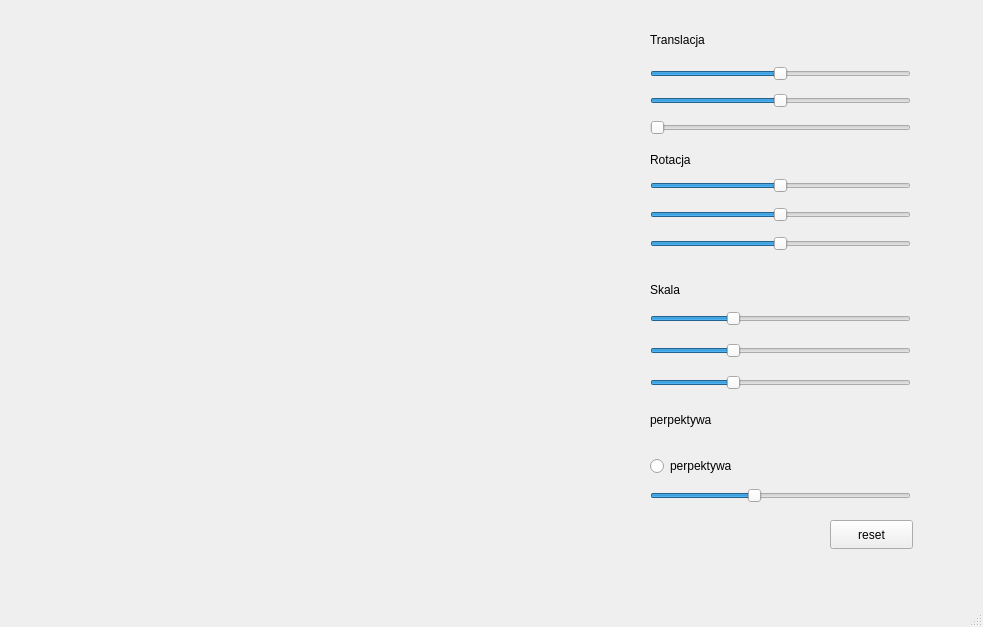
<?xml version="1.0" encoding="UTF-8"?>
<ui version="4.0">
 <class>MainWindow</class>
 <widget class="QMainWindow" name="MainWindow">
  <property name="geometry">
   <rect>
    <x>0</x>
    <y>0</y>
    <width>983</width>
    <height>627</height>
   </rect>
  </property>
  <property name="windowTitle">
   <string>MainWindow</string>
  </property>
  <widget class="QWidget" name="centralwidget">
   <widget class="Ekran" name="widget" native="true">
    <property name="geometry">
     <rect>
      <x>30</x>
      <y>30</y>
      <width>602</width>
      <height>526</height>
     </rect>
    </property>
   </widget>
   <widget class="QWidget" name="verticalLayoutWidget">
    <property name="geometry">
     <rect>
      <x>650</x>
      <y>60</y>
      <width>261</width>
      <height>81</height>
     </rect>
    </property>
    <layout class="QVBoxLayout" name="verticalLayout">
     <item>
      <widget class="QSlider" name="horizontalSlider">
       <property name="minimum">
        <number>-1500</number>
       </property>
       <property name="maximum">
        <number>1500</number>
       </property>
       <property name="orientation">
        <enum>Qt::Horizontal</enum>
       </property>
      </widget>
     </item>
     <item>
      <widget class="QSlider" name="horizontalSlider_2">
       <property name="minimum">
        <number>-1500</number>
       </property>
       <property name="maximum">
        <number>1500</number>
       </property>
       <property name="orientation">
        <enum>Qt::Horizontal</enum>
       </property>
      </widget>
     </item>
     <item>
      <widget class="QSlider" name="horizontalSlider_8">
       <property name="minimum">
        <number>100</number>
       </property>
       <property name="maximum">
        <number>1500</number>
       </property>
       <property name="orientation">
        <enum>Qt::Horizontal</enum>
       </property>
      </widget>
     </item>
    </layout>
   </widget>
   <widget class="QWidget" name="verticalLayoutWidget_2">
    <property name="geometry">
     <rect>
      <x>650</x>
      <y>170</y>
      <width>261</width>
      <height>91</height>
     </rect>
    </property>
    <layout class="QVBoxLayout" name="verticalLayout_2">
     <item>
      <widget class="QSlider" name="horizontalSlider_3">
       <property name="minimum">
        <number>-360</number>
       </property>
       <property name="maximum">
        <number>360</number>
       </property>
       <property name="orientation">
        <enum>Qt::Horizontal</enum>
       </property>
      </widget>
     </item>
     <item>
      <widget class="QSlider" name="horizontalSlider_6">
       <property name="minimum">
        <number>-360</number>
       </property>
       <property name="maximum">
        <number>360</number>
       </property>
       <property name="orientation">
        <enum>Qt::Horizontal</enum>
       </property>
      </widget>
     </item>
     <item>
      <widget class="QSlider" name="horizontalSlider_7">
       <property name="minimum">
        <number>-360</number>
       </property>
       <property name="maximum">
        <number>360</number>
       </property>
       <property name="orientation">
        <enum>Qt::Horizontal</enum>
       </property>
      </widget>
     </item>
    </layout>
   </widget>
   <widget class="QWidget" name="verticalLayoutWidget_3">
    <property name="geometry">
     <rect>
      <x>650</x>
      <y>300</y>
      <width>261</width>
      <height>101</height>
     </rect>
    </property>
    <layout class="QVBoxLayout" name="verticalLayout_3">
     <item>
      <widget class="QSlider" name="horizontalSlider_4">
       <property name="minimum">
        <number>1</number>
       </property>
       <property name="maximum">
        <number>30</number>
       </property>
       <property name="value">
        <number>10</number>
       </property>
       <property name="orientation">
        <enum>Qt::Horizontal</enum>
       </property>
      </widget>
     </item>
     <item>
      <widget class="QSlider" name="horizontalSlider_5">
       <property name="minimum">
        <number>1</number>
       </property>
       <property name="maximum">
        <number>30</number>
       </property>
       <property name="value">
        <number>10</number>
       </property>
       <property name="orientation">
        <enum>Qt::Horizontal</enum>
       </property>
      </widget>
     </item>
     <item>
      <widget class="QSlider" name="horizontalSlider_9">
       <property name="minimum">
        <number>1</number>
       </property>
       <property name="maximum">
        <number>30</number>
       </property>
       <property name="value">
        <number>10</number>
       </property>
       <property name="orientation">
        <enum>Qt::Horizontal</enum>
       </property>
      </widget>
     </item>
    </layout>
   </widget>
   <widget class="QPushButton" name="pushButton">
    <property name="geometry">
     <rect>
      <x>830</x>
      <y>520</y>
      <width>83</width>
      <height>29</height>
     </rect>
    </property>
    <property name="text">
     <string>reset</string>
    </property>
   </widget>
   <widget class="QLabel" name="label">
    <property name="geometry">
     <rect>
      <x>650</x>
      <y>30</y>
      <width>101</width>
      <height>20</height>
     </rect>
    </property>
    <property name="text">
     <string>Translacja</string>
    </property>
   </widget>
   <widget class="QLabel" name="label_2">
    <property name="geometry">
     <rect>
      <x>650</x>
      <y>150</y>
      <width>101</width>
      <height>20</height>
     </rect>
    </property>
    <property name="text">
     <string>Rotacja</string>
    </property>
   </widget>
   <widget class="QLabel" name="label_3">
    <property name="geometry">
     <rect>
      <x>650</x>
      <y>280</y>
      <width>101</width>
      <height>20</height>
     </rect>
    </property>
    <property name="text">
     <string>Skala</string>
    </property>
   </widget>
   <widget class="QWidget" name="verticalLayoutWidget_4">
    <property name="geometry">
     <rect>
      <x>650</x>
      <y>450</y>
      <width>261</width>
      <height>61</height>
     </rect>
    </property>
    <layout class="QVBoxLayout" name="verticalLayout_4">
     <item>
      <widget class="QRadioButton" name="radioButton">
       <property name="text">
        <string>perpektywa</string>
       </property>
      </widget>
     </item>
     <item>
      <widget class="QSlider" name="horizontalSlider_10">
       <property name="minimum">
        <number>-30</number>
       </property>
       <property name="maximum">
        <number>300</number>
       </property>
       <property name="value">
        <number>100</number>
       </property>
       <property name="orientation">
        <enum>Qt::Horizontal</enum>
       </property>
      </widget>
     </item>
    </layout>
   </widget>
   <widget class="QLabel" name="label_4">
    <property name="geometry">
     <rect>
      <x>650</x>
      <y>410</y>
      <width>91</width>
      <height>20</height>
     </rect>
    </property>
    <property name="text">
     <string>perpektywa</string>
    </property>
   </widget>
  </widget>
  <widget class="QMenuBar" name="menubar">
   <property name="geometry">
    <rect>
     <x>0</x>
     <y>0</y>
     <width>983</width>
     <height>25</height>
    </rect>
   </property>
  </widget>
  <widget class="QStatusBar" name="statusbar"/>
 </widget>
 <customwidgets>
  <customwidget>
   <class>Ekran</class>
   <extends>QWidget</extends>
   <header>ekran.h</header>
   <container>1</container>
  </customwidget>
 </customwidgets>
 <resources/>
 <connections/>
</ui>
